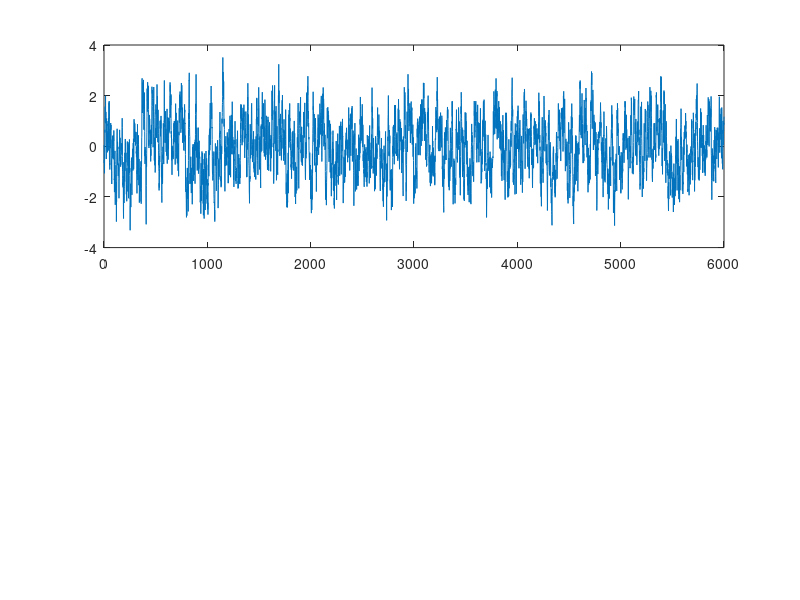

This figure's MATLAB source: (Note: this script raises an error after producing the figure.)
function [x_values,y_values] = Hilbert()

C78 = C_data;
num_steps = 6000;
dt = 1/100;
P.a = 0;
P.omega = 2*pi;
P.beta = 5;
P.G = 0.5;
hilbert_envelope_array = [];

% Initialize the arrays to store the x, y values for all neurons
x_values = zeros(num_steps, 78);
y_values = zeros(num_steps, 78);

% Initialize x and y vectors with zeros
x = ones(1,78)*0.5;
y = ones(1,78)*0.5;

for step = 1:num_steps
    % Generate a single random noise term for each neuron
    P.noise = randn(1,78)*sqrt(dt);

    % Calculate the dxdt and dydt using the equations provided
    dxdt = (P.a - x.^2 - y.^2).*x - P.omega.*y + (P.G*(diag(C78.*(x - x'))))';
    dydt = (P.a - x.^2 - y.^2).*y - P.omega.*x + (P.G*(diag(C78.*(y - y'))))';

    % Update the x and y values
    x = x+dxdt.*dt+P.beta.*P.noise;
    y = y+dydt.*dt+P.beta.*P.noise;

    % Store the values
    x_values(step,:) = x;
    y_values(step,:) = y;

end

tstep = 1:6000;

figure(1);
clf

for k=1:1:length(C78)

    subplot(2,1,1);
    plot(tstep,x_values(:,k));
    hold on
    
    [yupper,ylower] = envelope(x_values(:,k));
    plot(tstep, yupper);
    
    %% Range Filtering [lower upper]
    
    % Filtering the Original Signal through a 10-14Hz Band
    filtered_x_val = bandpass(x_values(:,k), [10 14], 1000);
    
    % Plotting the Filtered Signal (10-14Hz)
    subplot(2,1,2);
    plot(tstep, filtered_x_val);
    grid on
    hold on
    
    % Plotting the Upper Envelope on the Subplot (4,1,2)
    [yupper,ylower] = envelope(filtered_x_val);
    plot(tstep, yupper);

    hilbert_envelope = hilbert(yupper);

    hilbert_envelope_array = [hilbert_envelope_array hilbert_envelope];
    
    end

end

%% C78
function C78 = C_data
data = load("C78.mat");
C78 = data.C;
end
